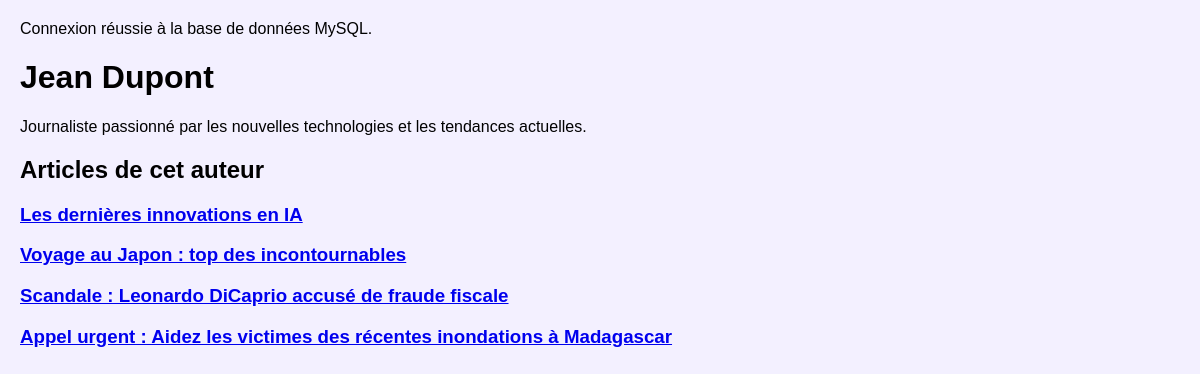
Screenshot of /auteur.php?id=1 with the database file from the repository.
### tables this page shows
CREATE TABLE auteur (
    id INT AUTO_INCREMENT PRIMARY KEY,   
    nom TEXT NOT NULL,                   
    a_propos TEXT                        
);

CREATE TABLE article (
    id INT AUTO_INCREMENT PRIMARY KEY,            
    titre TEXT NOT NULL,                          
    photo TEXT,                                   
    sous_titre TEXT,                              
    chapeau TEXT,                                 
    corps TEXT NOT NULL,                          
    auteur_id INT,                                
    date DATE NOT NULL,                           
    categorie_id INT,                             
    FOREIGN KEY (auteur_id) REFERENCES auteur(id),   
    FOREIGN KEY (categorie_id) REFERENCES categorie(id)  
);

### auteur.php (the view, shortened to what this page needs)
<?php include 'db.php'; ?>
<?php
$id = $_GET['id'] ?? 0;
$stmt = $pdo->prepare("SELECT * FROM auteur WHERE id = ?");
$stmt->execute([$id]);
$auteur = $stmt->fetch(PDO::FETCH_ASSOC);
?>
<!DOCTYPE html>
<html lang="fr">
<head>
    <link rel="stylesheet" href="style.css">
</head>
<body>
    <h1><?= htmlspecialchars($auteur['nom']) ?></h1>
    <p><?= nl2br(htmlspecialchars($auteur['a_propos'])) ?></p>
    <h2>Articles de cet auteur</h2>
    <div class="articles">
        <?php
        $stmt = $pdo->prepare("SELECT id, titre FROM article WHERE auteur_id = ? ORDER BY date DESC");
        $stmt->execute([$id]);
        while ($article = $stmt->fetch(PDO::FETCH_ASSOC)) {
            echo "<div class='article'>";
            echo "<h3><a href='article.php?id={$article['id']}'>{$article['titre']}</a></h3>";
            echo "</div>";
        }
        ?>
    </div>
</body>
</html>

### style.css (style rules this page uses)
body { font-family: 'Poppins', sans-serif; margin: 0; padding: 20px; background: #f3f0ff; }

### rows the page displays
auteur: nom "Jean Dupont", a_propos "Journaliste passionné par les nouvelles technologies et les tendances actuelles."
article: titre "Les dernières innovations en IA"
article: titre "Voyage au Japon : top des incontournables"
article: titre "Scandale : Leonardo DiCaprio accusé de fraude fiscale"
article: titre "Appel urgent : Aidez les victimes des récentes inondations à Madagascar"
